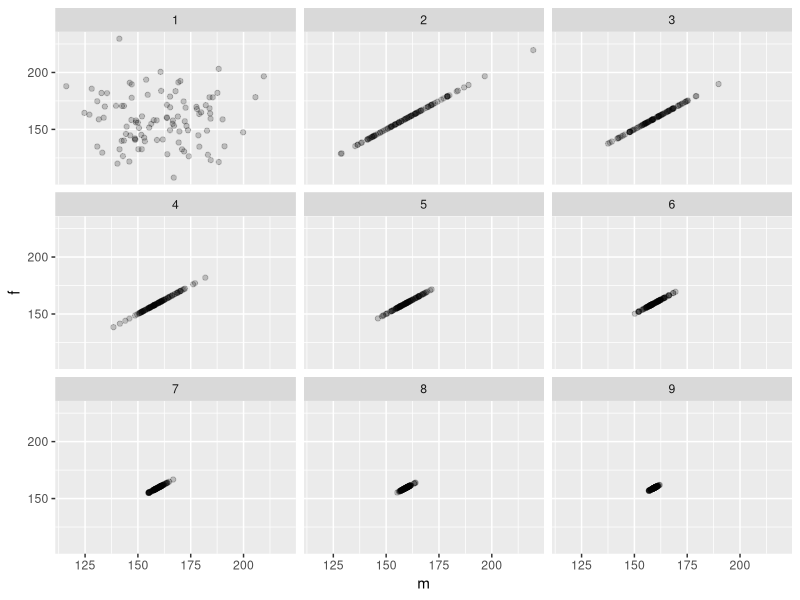

Reproduce this figure in R.
## ---- chunk 1
library(ggplot2)
pop <- data.frame(m = rnorm(100, 160, 20), f = rnorm(100, 160, 20))

next_gen <- function(pop) { 
    pop$m <- sample(pop$m) 
    pop$m <- apply(pop, 1, mean) 
    pop$f <- pop$m
    return(pop)
}

generations <- cbind(pop, gen=1)
for (i in 2:9) {
    pop <- next_gen(pop)
    generations <- rbind(generations, cbind(pop, gen=i))
}

ggplot(generations, aes(x=m, y=f)) + geom_point(alpha=0.2) + facet_wrap(~gen)
## ---- chunk 2
coin_prob <- function(replications, tosses, lower=0.5, upper=0.52) {
    x <- rbinom(replications, tosses, 0.5)
    p <- x/tosses
    sum((p>=lower) & (p<=upper))/replications
}
coin_prob(100000, 50)

## ---- chunk 3
coin_prob(100000, 500)

## ---- chunk 4
n <- 100
trials <- 1000

results <- c()
for (i in 1:trials) {
    x <- runif(n, -1, 1)
    xbar <- mean(x)
    lower <- xbar - 1.96 * sd(x)/sqrt(n)
    upper <- xbar + 1.96 * sd(x)/sqrt(n)
    inside <- as.integer((lower < 0) & (upper > 0))
    results <- rbind(results, c(xbar, lower, upper, inside))
}
results_df <- as.data.frame(results)
names(results_df) <- c("Sample mean", "lower bound", "upper bound", "contains mean")

cat("Number of trials:", trials, "\n")
head(results_df)
cat(sprintf("%1.0f percent of CI's contained the mean", 100*sum(results_df["contains mean"])/trials))

## ---- chunk 5
m <- list(name="Chris Fonnesbeck", gender="M", date_of_birth="1970-09-03", date_of_admission="2012-11-14", pulse=c(56,54), temperature=c(98.4, 98.7), fluid_intake=c(12.5, 7.6))
class(m) <- "medicalRecord"
## ---- chunk 6
m <- list(name="Chris Fonnesbeck", gender="M", date_of_birth="1970-09-03", date_of_admission="2012-11-14", measurements=data.frame(date=c("2012-11-14","2012-11-15"), pulse=c(56,58), temperature=c(98.4,98.7), fluid_intake=c(0,12.5)))
class(m) <- "medicalRecord"
## ---- chunk 7
mean.medicalRecord <- function(mr) {
    cat(sprintf("Mean measurements for %s:\n", mr$name))
    colMeans(mr$measurements[,-1])
}

mean(m)
## ---- chunk 8
print.medicalRecord <- function(mr) {
    cat(sprintf("Patient name: %s\n", mr$name))
    cat(sprintf("Gender: %s\n", ifelse(mr$gender=='M', 'male', 'female')))
    age <- as.POSIXlt(Sys.Date())$year - as.POSIXlt(mr$date_of_birth)$year
    cat(sprintf("Age: %i\n", age))
    cat("Measurements:\n")
    print.data.frame(data.frame(mr$measurements))
}

print(m)
## ---- chunk 9
m1 <- list(name="Chris Fonnesbeck", gender="M", date_of_birth="1970-09-03", date_of_admission="2012-11-14", measurements=list(date="2012-11-15", pulse=56, temperature=98.4, fluid_intake=12.5))
class(m1) <- "medicalRecord"
m2 <- list(name="Chipper Jones", gender="M", date_of_birth="1972-04-24", date_of_admission="2012-11-11", measurements=list(date="2012-11-12", pulse=60, temperature=98.1, fluid_intake=2.5))
class(m2) <- "medicalRecord"
m3 <- list(name="Oprah Winfrey", gender="F", date_of_birth="1954-01-29", date_of_admission="2012-10-4", measurements=list(date="2012-11-15", pulse=63, temperature=98.7, fluid_intake=0))
class(m3) <- "medicalRecord"

coh <- list(patients=list(m1, m2, m3))
class(coh) <- "cohort"

print.cohort <- function(coh) {
    for (i in 1:length(coh$patients)) {
        cat("\nPatient", i, "\n")
        print(coh$patients[[i]])
    }
}

print(coh)
